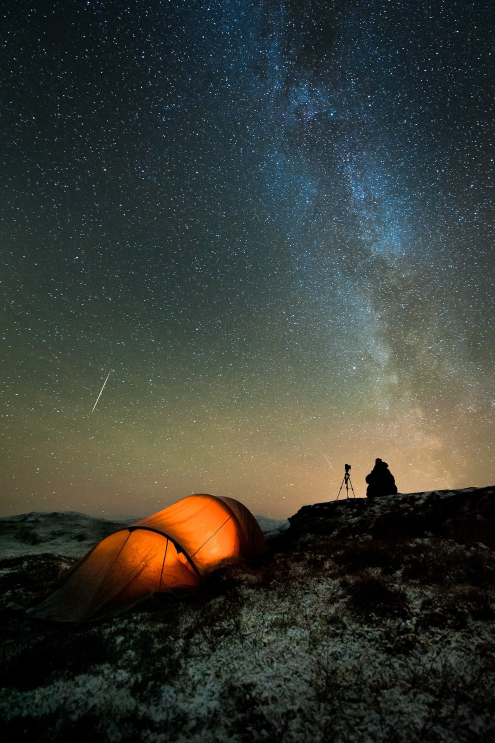
#> input picture 7. Image and video processing with Python/galaxy.jpg, 990 x 1485 px, found by its file name (shown at 1/2 size)
$ python Image_Video_processing.py
#> lines starting #> are read from the running program, lines starting #| are printed output that depends on the picture; after the words box and inside, x2 and y2 are one past the last pixel; in counts of white or black regions, pixels touching at a corner belong together
# Loading, displaying and resizing
import cv2

img=cv2.imread("/Users/nguyenthuyvy/Desktop/Basic Knowledge/PYTHON/Python Projects_Oreilly/10 Python Projects/Python_Real_Projects/7. Image and video processing with Python/galaxy.jpg", 0) #in -1, 1 color chanel and 0 is in gray scale
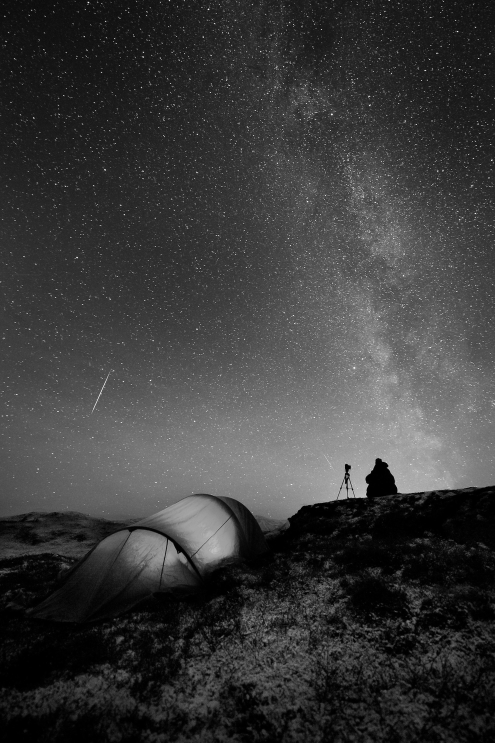
#> img: shape (1485, 990) (shown at 1/2 size); min 0, max 255, mean 58.4
print(type(img)) #numpy.ndarray
#| <class 'numpy.ndarray'>

resized_image= cv2.resize(img,(int(img.shape[1]/2),int(img.shape[0]/2)))
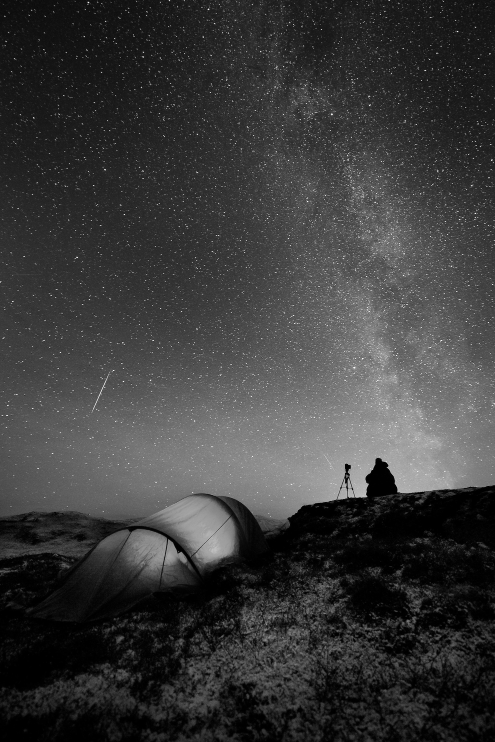
#> resized_image: shape (742, 495); min 0, max 252, mean 58.3
cv2.imshow("Galaxy", img)
cv2.imwrite("/Users/nguyenthuyvy/Desktop/Basic Knowledge/PYTHON/Python Projects_Oreilly/10 Python Projects/Python_Real_Projects/7. Image and video processing with Python/Galaxy_resized.jpg", resized_image)
cv2.waitKey(0) #specify the time of window will be closed in miliseconds
cv2.destroyAllWindows() #method to close the window

# Detects faces in images
import cv2

face_cascade=cv2.CascadeClassifier("/Users/nguyenthuyvy/Desktop/Basic Knowledge/PYTHON/Python Projects_Oreilly/10 Python Projects/Python_Real_Projects/7. Image and video processing with Python/haarcascade_frontalface_default.xml")

img=cv2.imread("/Users/nguyenthuyvy/Desktop/Basic Knowledge/PYTHON/Python Projects_Oreilly/10 Python Projects/Python_Real_Projects/7. Image and video processing with Python/photo.jpg")
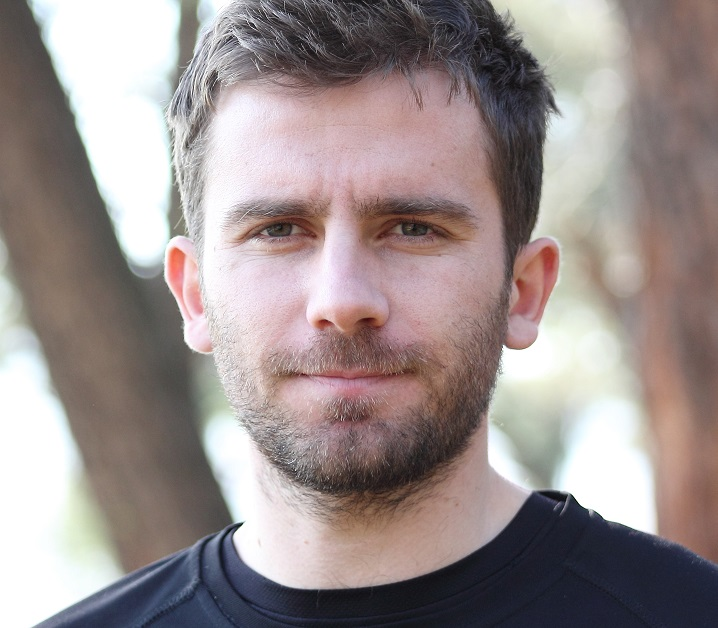
#> input picture 7. Image and video processing with Python/photo.jpg, 718 x 628 px, found by its file name
#> img is the input picture: shape (628, 718, 3); mean B, G, R 142, 143.2, 154.6
gray_img=cv2.cvtColor(img,cv2.COLOR_BGR2GRAY)
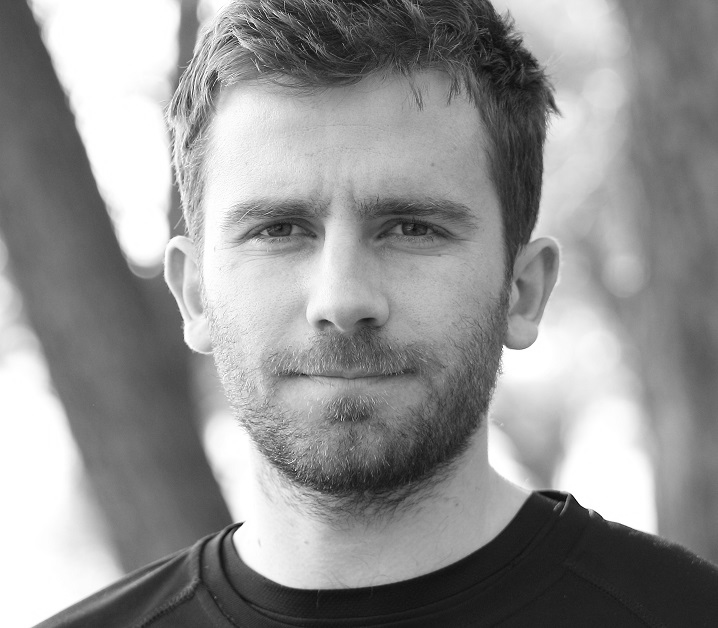
#> gray_img: shape (628, 718); min 2, max 255, mean 146.4

faces=face_cascade.detectMultiScale(gray_img,
      scaleFactor=1.05,
      minNeighbors=5)
#> faces = [[157, 84, 379, 379]]

for x, y, w, h in faces:
    img=cv2.rectangle(img,(x,y), (x+w, y+h), (0,255,0),3)
#> this loop made 1 pass
#> pass 1, `img=cv2.rectangle(img,(x,y), (x+w, y+h), (0,255,0),3)`:
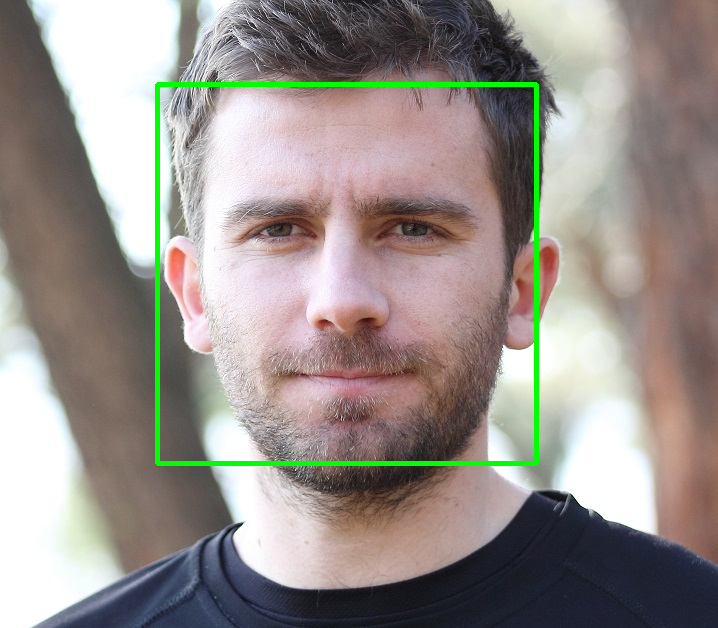
#> img: shape (628, 718, 3); 1.68% of pixels changed, all inside (x1, y1, x2, y2) = (155, 82, 539, 466)

print(type(faces))
#| <class 'numpy.ndarray'>
print(faces)
#| [[157  84 379 379]]

resized=cv2.resize(img,(int(img.shape[1]/3),int(img.shape[0]/3)))
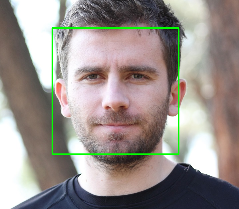
#> resized: shape (209, 239, 3); mean B, G, R 139.8, 144.9, 152.2

cv2.imshow("Gray",img)
cv2.waitKey(0)
cv2.destroyAllWindows()

# Capture
import cv2
import time

a =0 # number of iteration during recording the video

video=cv2.VideoCapture(1)

while True:
    a=1+1
    check, frame = video.read()
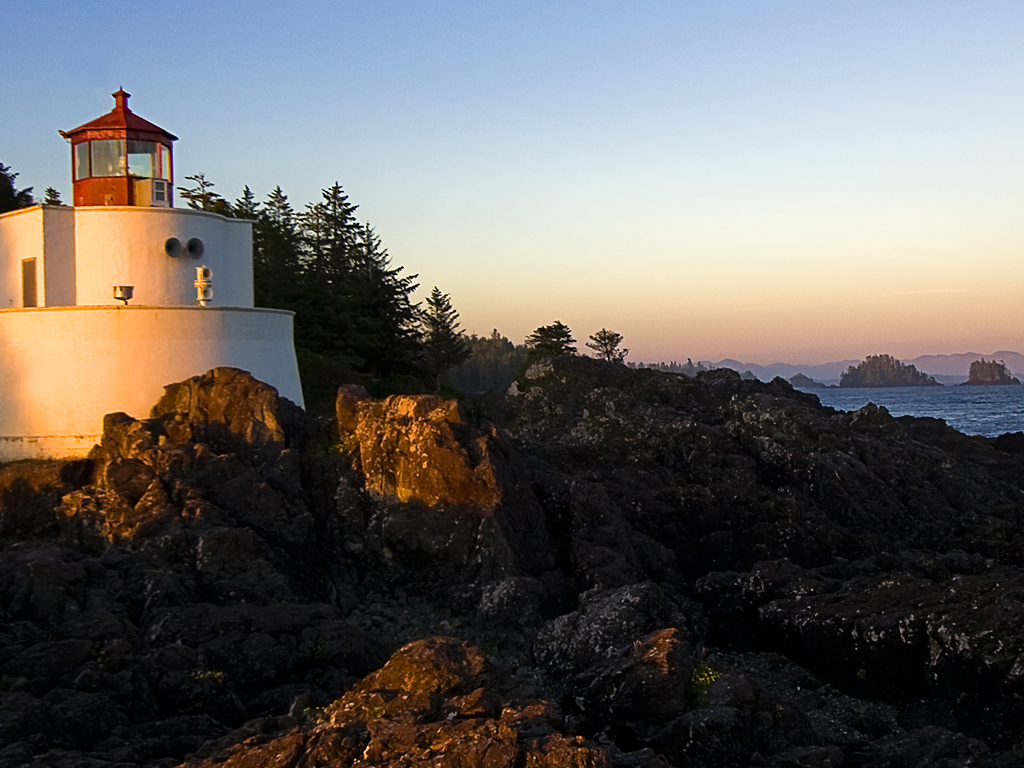
#> input picture 7. Image and video processing with Python/Lighthouse.jpg, 1024 x 768 px, given in place of the camera
#> frame is the input picture: shape (768, 1024, 3); mean B, G, R 98.4, 100.9, 104.2
    print(check)
#| True
    print(frame)
#> (printed output is left out)
    #time.sleep(3)
    cv2.imshow("Capturing", frame)
    key=cv2.waitKey(1)
#> (key q is pressed here)
    if key==ord('q'):
        break
print(a)
video.release()
cv2.destroyAllWindows()
